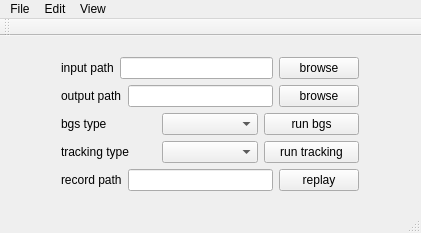
<?xml version="1.0" encoding="UTF-8"?>
<ui version="4.0">
 <class>MainWindow</class>
 <widget class="QMainWindow" name="MainWindow">
  <property name="geometry">
   <rect>
    <x>0</x>
    <y>0</y>
    <width>421</width>
    <height>233</height>
   </rect>
  </property>
  <property name="windowTitle">
   <string>MainWindow</string>
  </property>
  <widget class="QWidget" name="centralWidget">
   <widget class="QWidget" name="layoutWidget">
    <property name="geometry">
     <rect>
      <x>50</x>
      <y>10</y>
      <width>320</width>
      <height>161</height>
     </rect>
    </property>
    <layout class="QVBoxLayout" name="verticalLayout">
     <item>
      <layout class="QHBoxLayout" name="horizontalLayout_3">
       <item>
        <widget class="QLabel" name="label_3">
         <property name="text">
          <string>input path</string>
         </property>
        </widget>
       </item>
       <item>
        <widget class="QLineEdit" name="lineEdit_inputPath"/>
       </item>
       <item>
        <widget class="QPushButton" name="pushButton_inputPath">
         <property name="text">
          <string>browse</string>
         </property>
        </widget>
       </item>
      </layout>
     </item>
     <item>
      <layout class="QHBoxLayout" name="horizontalLayout_4">
       <item>
        <widget class="QLabel" name="label_4">
         <property name="text">
          <string>output path</string>
         </property>
        </widget>
       </item>
       <item>
        <widget class="QLineEdit" name="lineEdit_outputPath"/>
       </item>
       <item>
        <widget class="QPushButton" name="pushButton_outputPath">
         <property name="text">
          <string>browse</string>
         </property>
        </widget>
       </item>
      </layout>
     </item>
     <item>
      <layout class="QHBoxLayout" name="horizontalLayout">
       <item>
        <widget class="QLabel" name="label">
         <property name="text">
          <string>bgs type</string>
         </property>
        </widget>
       </item>
       <item>
        <widget class="QComboBox" name="comboBox_bgsType"/>
       </item>
       <item>
        <widget class="QPushButton" name="pushButton_bgs">
         <property name="text">
          <string>run bgs</string>
         </property>
        </widget>
       </item>
      </layout>
     </item>
     <item>
      <layout class="QHBoxLayout" name="horizontalLayout_2">
       <item>
        <widget class="QLabel" name="label_2">
         <property name="text">
          <string>tracking type</string>
         </property>
        </widget>
       </item>
       <item>
        <widget class="QComboBox" name="comboBox_trackingType"/>
       </item>
       <item>
        <widget class="QPushButton" name="pushButton_tracking">
         <property name="text">
          <string>run tracking</string>
         </property>
        </widget>
       </item>
      </layout>
     </item>
     <item>
      <layout class="QHBoxLayout" name="horizontalLayout_5">
       <item>
        <widget class="QLabel" name="label_5">
         <property name="text">
          <string>record path</string>
         </property>
        </widget>
       </item>
       <item>
        <widget class="QLineEdit" name="lineEdit_recordPath"/>
       </item>
       <item>
        <widget class="QPushButton" name="pushButton_recordReplay">
         <property name="text">
          <string>replay</string>
         </property>
        </widget>
       </item>
      </layout>
     </item>
    </layout>
   </widget>
  </widget>
  <widget class="QMenuBar" name="menuBar">
   <property name="geometry">
    <rect>
     <x>0</x>
     <y>0</y>
     <width>421</width>
     <height>22</height>
    </rect>
   </property>
   <widget class="QMenu" name="menuFile">
    <property name="title">
     <string>File</string>
    </property>
   </widget>
   <widget class="QMenu" name="menuEdit">
    <property name="title">
     <string>Edit</string>
    </property>
   </widget>
   <widget class="QMenu" name="menuView">
    <property name="title">
     <string>View</string>
    </property>
    <addaction name="actionShow_video_list"/>
    <addaction name="actionShow_current_video"/>
    <addaction name="actionShow_background"/>
    <addaction name="actionShow_tracking"/>
    <addaction name="actionShow_all"/>
   </widget>
   <addaction name="menuFile"/>
   <addaction name="menuEdit"/>
   <addaction name="menuView"/>
  </widget>
  <widget class="QToolBar" name="mainToolBar">
   <attribute name="toolBarArea">
    <enum>TopToolBarArea</enum>
   </attribute>
   <attribute name="toolBarBreak">
    <bool>false</bool>
   </attribute>
  </widget>
  <widget class="QStatusBar" name="statusBar"/>
  <action name="actionShow_video_list">
   <property name="text">
    <string>show video list</string>
   </property>
  </action>
  <action name="actionShow_background">
   <property name="text">
    <string>show background</string>
   </property>
  </action>
  <action name="actionShow_current_video">
   <property name="text">
    <string>show current video</string>
   </property>
  </action>
  <action name="actionShow_tracking">
   <property name="text">
    <string>show tracking</string>
   </property>
  </action>
  <action name="actionShow_all">
   <property name="text">
    <string>show all</string>
   </property>
  </action>
 </widget>
 <layoutdefault spacing="6" margin="11"/>
 <resources/>
 <connections/>
</ui>
